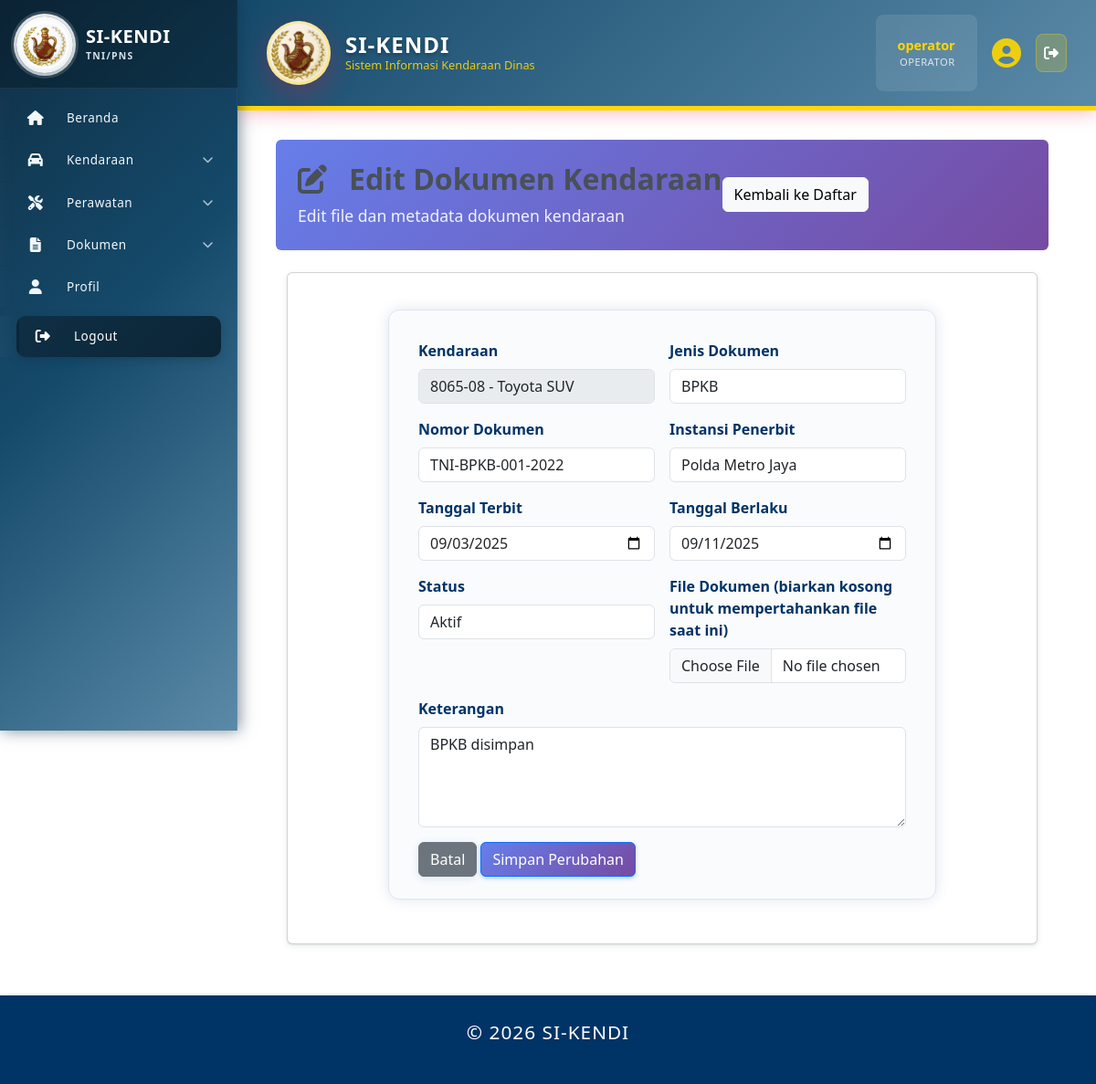
Page /index.php?page=dokumen_kendaraan_edit&id=4 (signed in) on the earlier database version.
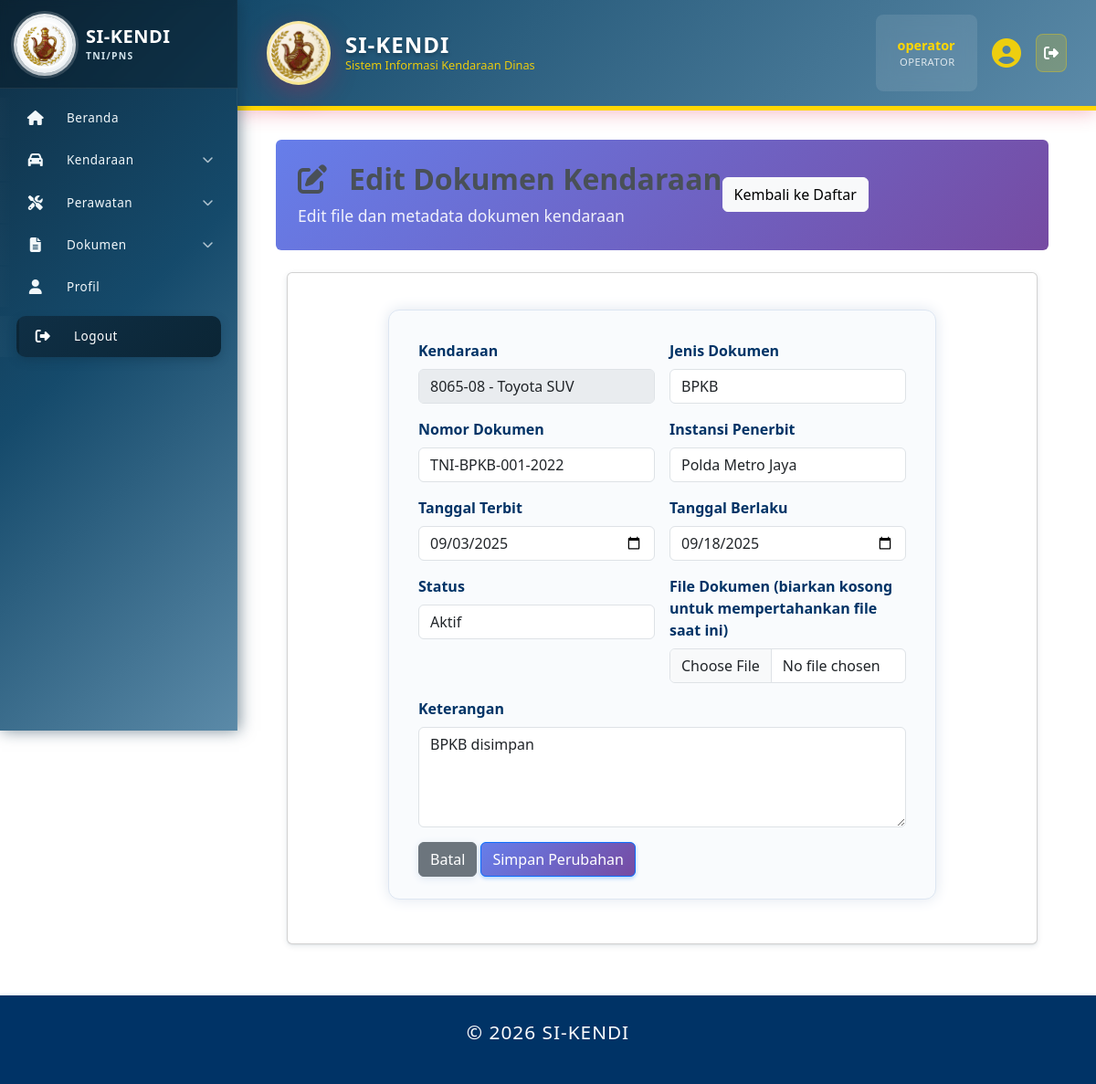
Same page on the later database version.
### tables this page shows
CREATE TABLE `dokumen_kendaraan` (
  `id` int(11) NOT NULL,
  `kendaraan_id` int(11) NOT NULL,
  `jenis_dokumen` enum('STNK','BPKB','Surat Polisi','Asuransi','KIR','Lainnya') NOT NULL,
  `nomor_dokumen` varchar(50) DEFAULT NULL,
  `tanggal_terbit` date DEFAULT NULL,
  `tanggal_berlaku` date DEFAULT NULL,
  `instansi_penerbit` varchar(100) DEFAULT NULL,
  `file_dokumen` varchar(255) DEFAULT NULL,
  `status` enum('Aktif','Kadaluarsa','Dalam Proses') DEFAULT 'Aktif',
  `keterangan` text DEFAULT NULL,
  `created_at` timestamp NOT NULL DEFAULT current_timestamp(),
  `updated_at` timestamp NOT NULL DEFAULT current_timestamp() ON UPDATE current_timestamp(),
  `created_by` int(11) DEFAULT NULL,
  `updated_by` int(11) DEFAULT NULL
);

### pages/dokumen_kendaraan_edit.php (the view, shortened to what this page needs)
<?php
require_once 'includes/auth.php';
$doc_id = (int)($_GET['id'] ?? 0);
$stmt = $mysqli->prepare("SELECT dk.*, k.no_polisi, k.no_reg, k.merk, k.tipe FROM dokumen_kendaraan dk JOIN kendaraan k ON dk.kendaraan_id = k.id WHERE dk.id = ?");
$stmt->bind_param('i', $doc_id);
$stmt->execute();
$doc = $stmt->get_result()->fetch_assoc();
$kendaraan = $mysqli->query("SELECT id, no_polisi, no_reg, merk, tipe FROM kendaraan WHERE id = " . (int)$doc['kendaraan_id'])->fetch_assoc();
?>
<div class="page-header gradient-header text-white p-4 mb-4 rounded">
    <div class="d-flex justify-content-between align-items-center">
        <div>
            <h1 class="mb-2"><i class="fas fa-edit me-2"></i>Edit Dokumen Kendaraan</h1>
            <p class="mb-0">Edit file dan metadata dokumen kendaraan</p>
        </div>
        <div>
            <a href="?page=dokumen_kendaraan" class="btn btn-light">Kembali ke Daftar</a>
        </div>
    </div>
</div>
<div class="container-fluid">
    <div class="card">
        <div class="card-body">
            <form method="POST" action="?page=dokumen_kendaraan&action=edit" enctype="multipart/form-data">
                <div class="row g-3">
                    <div class="col-md-6">
                        <label class="form-label">Kendaraan</label>
                        <input type="text" class="form-control" value="<?= htmlspecialchars((($kendaraan['no_reg'] ?? '') !== '' ? $kendaraan['no_reg'] : ($kendaraan['no_polisi'] ?? '-')) . ' - ' . $kendaraan['merk'] . ' ' . $kendaraan['tipe']) ?>" disabled>
                    </div>
                    <div class="col-md-6">
                        <label class="form-label">Jenis Dokumen</label>
                        <input type="text" name="jenis_dokumen" class="form-control" value="<?= htmlspecialchars($doc['jenis_dokumen']) ?>" required>
                    </div>
                    <div class="col-md-6">
                        <label class="form-label">Nomor Dokumen</label>
                        <input type="text" name="nomor_dokumen" class="form-control" value="<?= htmlspecialchars($doc['nomor_dokumen']) ?>" required>
                    </div>
                    <div class="col-md-6">
                        <label class="form-label">Instansi Penerbit</label>
                        <input type="text" name="instansi_penerbit" class="form-control" value="<?= htmlspecialchars($doc['instansi_penerbit']) ?>">
                    </div>
                    <div class="col-md-6">
                        <label class="form-label">Tanggal Terbit</label>
                        <input type="date" name="tanggal_terbit" class="form-control" value="<?= htmlspecialchars($doc['tanggal_terbit']) ?>">
                    </div>
                    <div class="col-md-6">
                        <label class="form-label">Tanggal Berlaku</label>
                        <input type="date" name="tanggal_berlaku" class="form-control" value="<?= htmlspecialchars($doc['tanggal_berlaku']) ?>">
                    </div>
                    <div class="col-md-6">
                        <label class="form-label">Status</label>
                        <select name="status" class="form-control">
                            <option value="Aktif" <?= $doc['status'] === 'Aktif' ? 'selected' : '' ?>>Aktif</option>
                        </select>
                    </div>
                    <div class="col-md-6">
                        <label class="form-label">File Dokumen (biarkan kosong untuk mempertahankan file saat ini)</label>
                        <input type="file" name="file_dokumen" class="form-control" accept=".jpg,.jpeg,.png,.pdf">
                    </div>
                    <div class="col-12">
                        <label class="form-label">Keterangan</label>
                        <textarea name="keterangan" class="form-control" rows="4"><?= htmlspecialchars($doc['keterangan']) ?></textarea>
                    </div>
                </div>
                <div class="mt-3">
                    <a href="?page=dokumen_kendaraan" class="btn btn-secondary">Batal</a>
                    <button type="submit" class="btn btn-primary">Simpan Perubahan</button>
                </div>
            </form>
        </div>
    </div>
</div>

Differences in the rows shown:
changed dokumen_kendaraan "BPKB": tanggal_berlaku "09/11/2025" → "09/18/2025"
